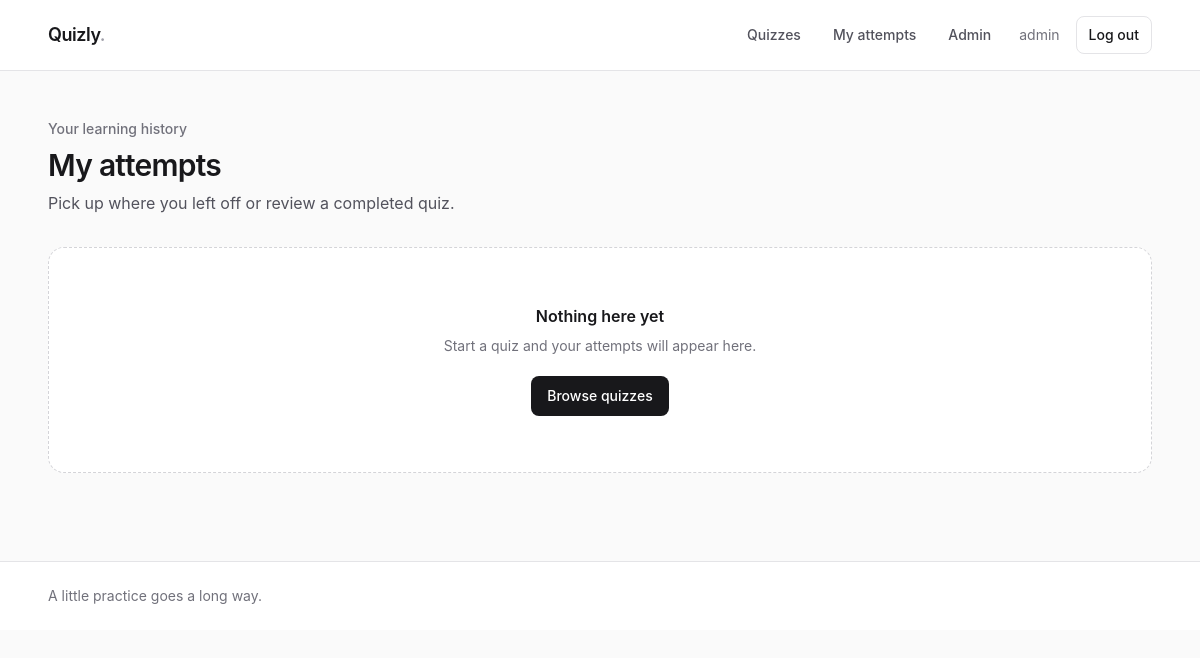
The page /my-attempts/ (signed in) on the database as committed earlier.
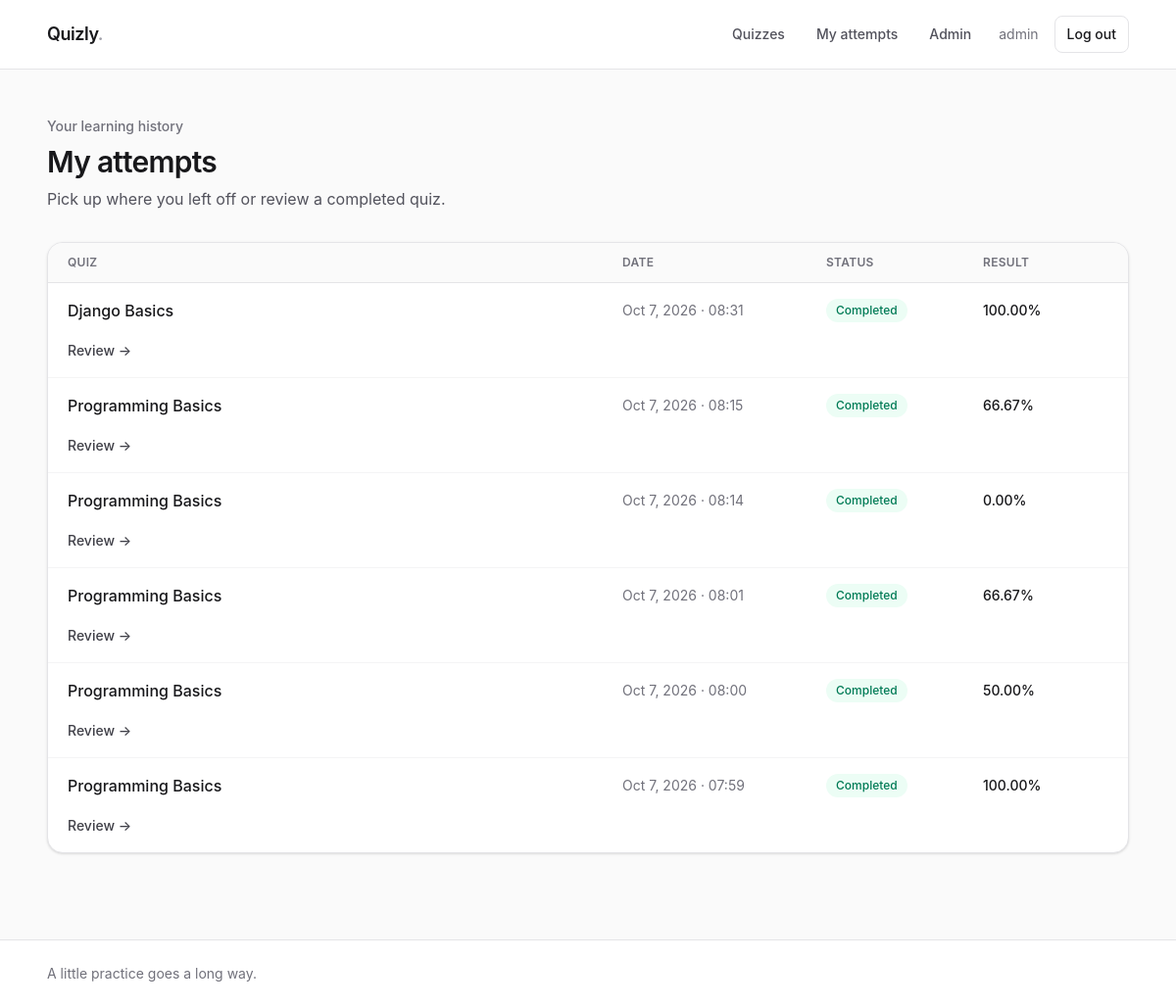
The same page on the database as committed later.
### quizzes/models.py (models this page shows, shortened)
class QuizAttempt(models.Model):
    class Status(models.TextChoices):
        IN_PROGRESS = "in_progress", "In progress"
        COMPLETED = "completed", "Completed"
        ABANDONED = "abandoned", "Abandoned"
    quiz = models.ForeignKey(Quiz, on_delete=models.PROTECT, related_name="attempts")
    user = models.ForeignKey(settings.AUTH_USER_MODEL, on_delete=models.PROTECT, related_name="quiz_attempts")
    status = models.CharField(max_length=20, choices=Status.choices, default=Status.IN_PROGRESS, db_index=True)
    total_questions = models.PositiveIntegerField(default=0)
    correct_answers = models.PositiveIntegerField(default=0)
    wrong_answers = models.PositiveIntegerField(default=0)
    total_points = models.PositiveIntegerField(default=0)
    earned_points = models.PositiveIntegerField(default=0)
    score = models.DecimalField(max_digits=5, decimal_places=2, default=0.00)
    started_at = models.DateTimeField()
    completed_at = models.DateTimeField(null=True, blank=True)
    created_at = models.DateTimeField(auto_now_add=True)
    updated_at = models.DateTimeField(auto_now=True)

class Quiz(models.Model):
    class Status(models.TextChoices):
        DRAFT = "draft", "Draft"
        PUBLISHED = "published", "Published"
    category = models.ForeignKey(Category, on_delete=models.PROTECT, related_name="quizzes")
    author = models.ForeignKey(settings.AUTH_USER_MODEL, on_delete=models.PROTECT, related_name="quizzes")
    title = models.CharField(max_length=255)
    slug = models.SlugField(max_length=255, unique=True)
    description = models.TextField(null=True, blank=True)
    status = models.CharField(max_length=20, choices=Status.choices, default=Status.DRAFT, db_index=True)
    time_limit = models.PositiveIntegerField(null=True, blank=True)
    created_at = models.DateTimeField(auto_now_add=True)
    updated_at = models.DateTimeField(auto_now=True)

### quizzes/views.py (the view)
# urls.py: path("my-attempts/", views.my_attempts, name="my_attempts"),
@login_required
def my_attempts(request):
    attempts = QuizAttempt.objects.filter(user=request.user).select_related("quiz")
    return render(request, "quizzes/my_attempts.html", {"attempts": attempts.order_by("-started_at")})

### quizzes/templates/quizzes/my_attempts.html (shortened to what this page needs)
{% extends "base.html" %}
{% block content %}
<div class="mb-8">
    <p class="text-sm font-medium text-zinc-500">Your learning history</p>
    <h1 class="mt-2 text-3xl font-semibold tracking-tight">My attempts</h1>
    <p class="mt-2 text-zinc-600">Pick up where you left off or review a completed quiz.</p>
</div>
{% if attempts %}
    <div class="overflow-hidden rounded-2xl border border-zinc-200 bg-white shadow-sm">
        <div class="hidden grid-cols-[minmax(0,1fr)_12rem_9rem_8rem] gap-4 border-b border-zinc-200 bg-zinc-50 px-5 py-3 text-xs font-semibold uppercase tracking-wide text-zinc-500 sm:grid">
            <span>Quiz</span>
            <span>Date</span>
            <span>Status</span>
            <span>Result</span>
        </div>
        <div class="divide-y divide-zinc-100">
            {% for attempt in attempts %}
                <div class="grid gap-3 px-5 py-4 sm:grid-cols-[minmax(0,1fr)_12rem_9rem_8rem] sm:items-center sm:gap-4">
                    <div>
                        <a class="font-medium hover:underline" href="{% url 'quiz_detail' attempt.quiz.slug %}">{{ attempt.quiz.title }}</a>
                    </div>
                    <span class="hidden text-sm text-zinc-500 sm:block">{{ attempt.started_at|date:"M j, Y · H:i" }}</span>
                    <span class="w-fit rounded-full px-2.5 py-1 text-xs font-medium {% if attempt.status == 'completed' %}bg-emerald-50 text-emerald-700{% elif attempt.status == 'in_progress' %}bg-amber-50 text-amber-700{% else %}bg-zinc-100 text-zinc-600{% endif %}">
                        {{ attempt.get_status_display }}
                    </span>
                    <div class="flex items-center justify-between sm:justify-start">
                        {% if attempt.status == "completed" %}
                            <span class="text-sm font-medium">{{ attempt.score }}%</span>
                        {% elif attempt.status == "in_progress" %}
                            <a class="text-sm font-medium text-zinc-700 hover:text-zinc-950" href="{% url 'attempt_take' attempt.pk %}">
                                Continue →
                            </a>
                        {% else %}
                            <span class="text-sm text-zinc-400">—</span>
                        {% endif %}
                    </div>
                    <div class="hidden sm:block">
                        {% if attempt.status == "completed" %}
                            <a class="text-sm font-medium text-zinc-700 hover:text-zinc-950" href="{% url 'attempt_result' attempt.pk %}">
                                Review →
                            </a>
                        {% endif %}
                    </div>
                </div>
            {% endfor %}
        </div>
    </div>
{% else %}
    <div class="rounded-2xl border border-dashed border-zinc-300 bg-white px-6 py-14 text-center">
        <h2 class="font-semibold">Nothing here yet</h2>
        <p class="mt-2 text-sm text-zinc-500">Start a quiz and your attempts will appear here.</p>
        <a href="{% url 'quiz_list' %}" class="mt-5 inline-flex rounded-lg bg-zinc-900 px-4 py-2.5 text-sm font-medium text-white hover:bg-zinc-700">
            Browse quizzes
        </a>
    </div>
{% endif %}
{% endblock %}

Rows that differ between the two databases and show on the page:
added QuizAttempt: quiz "Django Basics", started_at "Oct 7, 2026 · 08:31", status "Completed", score "100.00", shows "Review →"
added QuizAttempt: quiz "Programming Basics", started_at "Oct 7, 2026 · 08:15", status "Completed", score "66.67", shows "Review →"
added QuizAttempt: quiz "Programming Basics", started_at "Oct 7, 2026 · 08:14", status "Completed", score "0.00", shows "Review →"
added QuizAttempt: quiz "Programming Basics", started_at "Oct 7, 2026 · 08:01", status "Completed", score "66.67", shows "Review →"
added QuizAttempt: quiz "Programming Basics", started_at "Oct 7, 2026 · 08:00", status "Completed", score "50.00", shows "Review →"
added QuizAttempt: quiz "Programming Basics", started_at "Oct 7, 2026 · 07:59", status "Completed", score "100.00", shows "Review →"
Other text that changed with them:
text no longer shown: "Nothing here yet Start a quiz and your attempts will appear here. Browse quizzes"
text now shown: "QUIZ DATE STATUS RESULT"
